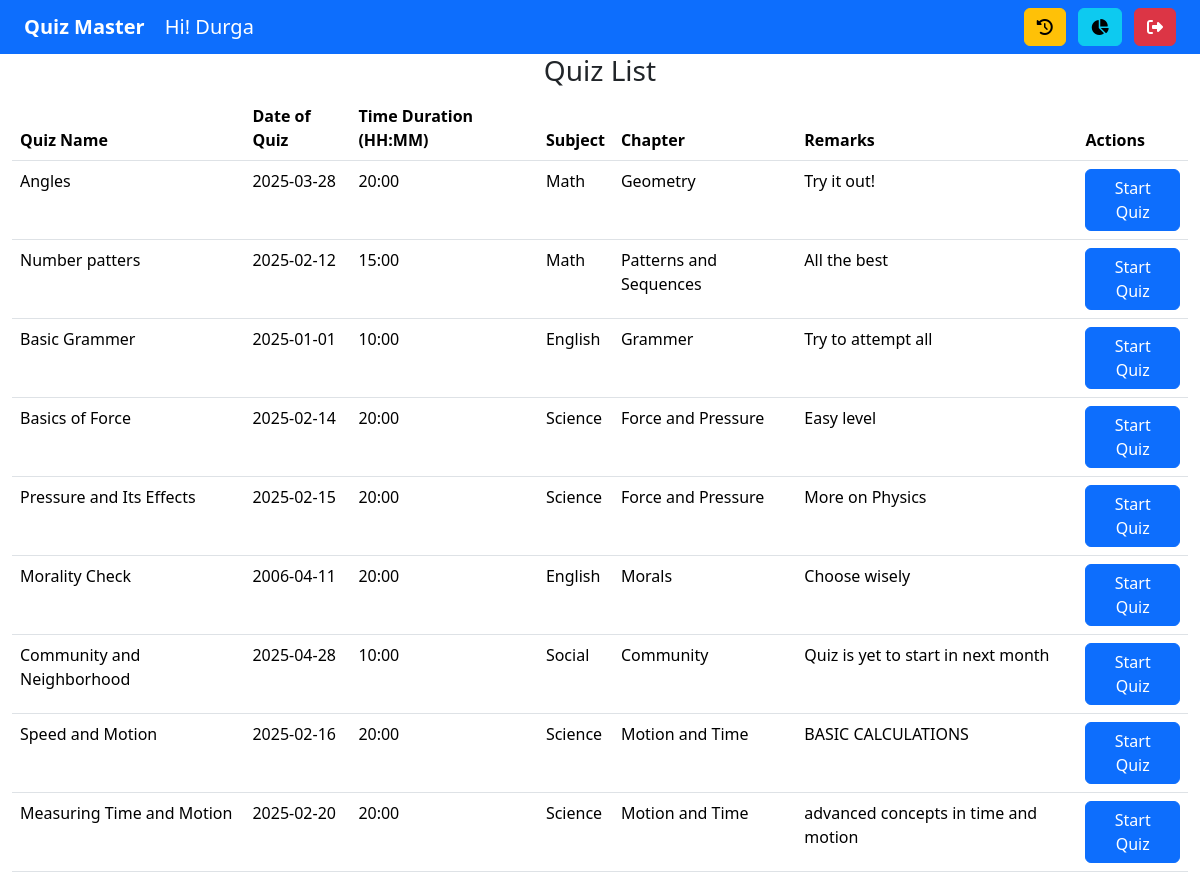
The app's page /quiz_list (signed in) with its own data.
### models.py (models this page shows)
class Users(db.Model):
    __tablename__ = 'users'
    id = db.Column(db.Integer, primary_key=True)
    username = db.Column(db.String(80), unique=True, nullable=False)
    email = db.Column(db.String(80), nullable=False)
    password = db.Column(db.String(100), nullable=False)
    fullname = db.Column(db.String(100), nullable=False)
    qualification = db.Column(db.String(100), nullable=False)
    dob = db.Column(db.String(100), nullable=False)
    is_admin = db.Column(db.Boolean, nullable=False)
    user_score_list = db.relationship('Scores', back_populates = 'user_name', cascade = 'all, delete-orphan')

class Quizzes(db.Model):
    __tablename__ = 'quizzes'
    id = db.Column(db.Integer, primary_key=True)
    name = db.Column(db.String(80), nullable=False)
    date_of_quiz = db.Column(db.String(80), nullable=False)
    time_duration = db.Column(db.String(5), nullable=False)
    remarks = db.Column(db.String(80), nullable=False)
    chapter_id = db.Column(db.Integer, db.ForeignKey('chapters.id'), nullable=False)
    chapter_name = db.relationship('Chapters', back_populates = 'quiz_list')
    question_list = db.relationship('Questions', back_populates = 'quiz_name', cascade = 'all, delete-orphan')
    quiz_score_list = db.relationship('Scores', back_populates = 'quiz_name', cascade = 'all, delete-orphan')

class Subjects(db.Model):
    __tablename__ ='subjects'
    id = db.Column(db.Integer, primary_key=True)
    name = db.Column(db.String(80), nullable=False)
    description = db.Column(db.String(80), nullable=False)
    chapter_list = db.relationship('Chapters', back_populates = 'subject_name', cascade = 'all, delete-orphan')

class Chapters(db.Model):
    __tablename__ = 'chapters'
    id = db.Column(db.Integer, primary_key=True)
    name = db.Column(db.String(80), nullable=False)
    description = db.Column(db.String(80), nullable=False)
    subject_id = db.Column(db.Integer, db.ForeignKey('subjects.id'), nullable=False)
    subject_name = db.relationship('Subjects', back_populates = 'chapter_list')
    quiz_list = db.relationship('Quizzes', back_populates = 'chapter_name', cascade = 'all, delete-orphan')

### controllers.py (the view)
@app.route('/quiz_list', methods=['GET', 'POST'])
def quiz_list():
    if 'user_id' in session:
        quizzes = Quizzes.query.all()
        user = Users.query.filter_by(id=session['user_id']).first()
        return render_template('quiz_list.html', quizzes = quizzes, user=user)
    return redirect('/login')

### templates/quiz_list.html
{% extends "index.html" %}
{% block content %}
{% include "user_navbar.html" %}
<div class = 'container-fluid'>
    <div class = 'row'>
        <div class = 'col'>
            <h3 class="text-center"> Quiz List </h3>
            <table class = 'table'>
                <thead>
                    <tr>
                        <th>Quiz Name</th>
                        <th>Date of Quiz</th>
                        <th>Time Duration (HH:MM)</th>
                        <th>Subject</th>
                        <th>Chapter</th>
                        <th>Remarks</th>
                        <th>Actions</th>
                    </tr>
                </thead>
                <tbody>
                    {% for quiz in quizzes%}
                    <tr>
                        <td>{{ quiz.name }}</td>
                        <td>{{ quiz.date_of_quiz}}</td>
                        <td>{{ quiz.time_duration}}</td>
                        <td>{{ quiz.chapter_name.subject_name.name }}</td>
                        <td>{{ quiz.chapter_name.name }}</td>
                        <td>{{ quiz.remarks}}</td>
                        <td>
                            <a href="/start_quiz/{{quiz.id}}" class="btn btn-primary">Start Quiz</a>
                        </td>
                    </tr>
                    {% endfor %}
                </tbody>
            </table>
        </div>
    </div>
</div>
{% endblock %}

### templates/user_navbar.html
<nav class="navbar navbar-dark bg-primary px-4 d-flex justify-content-between">
  <div>
    <a class="navbar-brand fw-bold" href="/quiz_list">Quiz Master</a>
    <a class="navbar-brand" href="/quiz_list">Hi! {{ user.username }}</a>
  </div>
  <div>
    <a class="btn btn-warning me-2" href="/user_history">
      <i class="fa-solid fa-clock-rotate-left"></i>
    </a>
    <a class="btn btn-info me-2" href="/user_dashboard">
      <i class="fa-solid fa-chart-pie"></i>
    </a>
    <a class="btn btn-danger" href="/logout">
      <i class="fa-solid fa-right-from-bracket"></i>
    </a>
  </div>
</nav>

### records on screen
Users: username "Durga"
Quizzes: name "Angles", date_of_quiz "2025-03-28", time_duration "20:00", chapter_name.subject_name.name "Math", chapter_name.name "Geometry", remarks "Try it out!"
Quizzes: name "Number patters", date_of_quiz "2025-02-12", time_duration "15:00", chapter_name.subject_name.name "Math", chapter_name.name "Patterns and Sequences", remarks "All the best"
Quizzes: name "Basic Grammer", date_of_quiz "2025-01-01", time_duration "10:00", chapter_name.subject_name.name "English", chapter_name.name "Grammer", remarks "Try to attempt all"
Quizzes: name "Basics of Force", date_of_quiz "2025-02-14", time_duration "20:00", chapter_name.subject_name.name "Science", chapter_name.name "Force and Pressure", remarks "Easy level"
Quizzes: name "Pressure and Its Effects", date_of_quiz "2025-02-15", time_duration "20:00", chapter_name.subject_name.name "Science", chapter_name.name "Force and Pressure", remarks "More on Physics"
Quizzes: name "Morality Check", date_of_quiz "2006-04-11", time_duration "20:00", chapter_name.subject_name.name "English", chapter_name.name "Morals", remarks "Choose wisely"
Quizzes: name "Community and Neighborhood", date_of_quiz "2025-04-28", time_duration "10:00", chapter_name.subject_name.name "Social", chapter_name.name "Community", remarks "Quiz is yet to start in next month"
Quizzes: name "Speed and Motion", date_of_quiz "2025-02-16", time_duration "20:00", chapter_name.subject_name.name "Science", chapter_name.name "Motion and Time", remarks "BASIC CALCULATIONS"
Quizzes: name "Measuring Time and Motion", date_of_quiz "2025-02-20", time_duration "20:00", chapter_name.subject_name.name "Science", chapter_name.name "Motion and Time", remarks "advanced concepts in time and motion"
